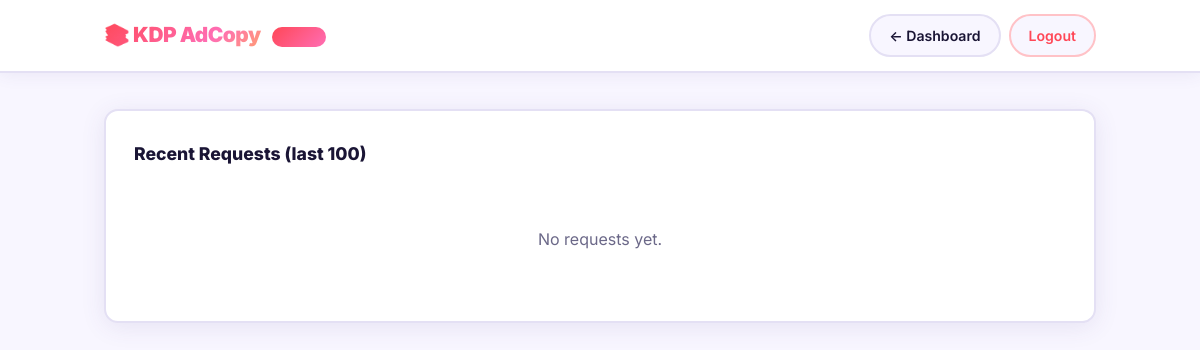
Page /admin/requests (signed in) on the earlier database version.
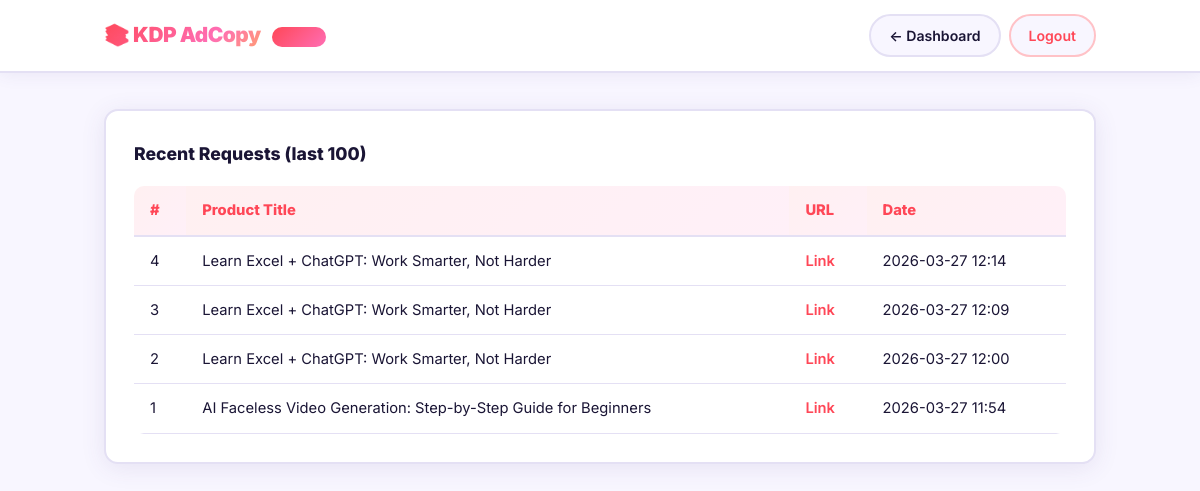
Same page on the later database version.
### models.py (models this page shows)
class Request(db.Model):
    __tablename__ = "requests"
    id = db.Column(db.Integer, primary_key=True)
    url = db.Column(db.String(500))
    result = db.Column(db.Text)
    created_at = db.Column(db.DateTime, default=datetime.utcnow)

### app.py (the view)
@app.route("/admin/requests")
@admin_required
def admin_requests():
    reqs = Request.query.order_by(Request.created_at.desc()).limit(100).all()
    parsed = []
    for r in reqs:
        try:
            result_data = json.loads(r.result)
        except Exception:
            result_data = {}
        parsed.append({
            "id": r.id,
            "url": r.url,
            "created_at": r.created_at.strftime("%Y-%m-%d %H:%M"),
            "title": (result_data.get("product") or {}).get("title", "N/A"),
        })
    return render_template("admin_requests.html", requests=parsed)

### app.py (called while the page is built)
def admin_required(f):
    @wraps(f)
    def decorated(*args, **kwargs):
        if not session.get("admin_logged_in"):
            return redirect(url_for("admin_login"))
        return f(*args, **kwargs)
    return decorated

### templates/admin_requests.html (shortened to what this page needs)
<!DOCTYPE html>
<html lang="en">
<head>
  <link rel="stylesheet" href="/static/styles.css" />
</head>
<body class="admin-body-full">
  <header class="header">
    <div class="header-inner">
      <div class="logo">📚 KDP AdCopy <span class="badge">Admin</span></div>
      <nav>
        <a href="/admin" class="btn-nav">← Dashboard</a>
        <a href="/admin/logout" class="btn-nav btn-danger">Logout</a>
      </nav>
    </div>
  </header>
  <main class="admin-main">
    <div class="card">
      <h2>Recent Requests (last 100)</h2>
      {% if requests %}
      <div class="table-wrapper">
        <table class="req-table">
          <thead>
            <tr>
              <th>#</th>
              <th>Product Title</th>
              <th>URL</th>
              <th>Date</th>
            </tr>
          </thead>
          <tbody>
            {% for r in requests %}
            <tr>
              <td>{{ r.id }}</td>
              <td>{{ r.title }}</td>
              <td>
                {% if r.url and r.url != 'manual' %}
                  <a href="{{ r.url }}" target="_blank" rel="noopener">Link</a>
                {% else %}
                  manual
                {% endif %}
              </td>
              <td>{{ r.created_at }}</td>
            </tr>
            {% endfor %}
          </tbody>
        </table>
      </div>
      {% else %}
        <p class="empty-msg">No requests yet.</p>
      {% endif %}
    </div>
  </main>
</body>
</html>

### static/styles.css (style rules this page uses)
*, *::before, *::after { box-sizing: border-box; margin: 0; padding: 0; }
:root { --red: #ff4757; --red-dk: #d63031; --green: #00c97a; --grn-dk: #00a160; --pink: #ff6eb4; --pnk-dk: #e84393; --yellow: #ffd32a; --ylw-dk: #f0a500; --bg: #f8f6ff; --surface:#ffffff; --text: #1a1535; --muted: #6b6888; --border: #e4e0f4; --radius: 14px; --shadow: 0 4px 24px rgba(80,60,140,.10); --shadow-hover: 0 8px 32px rgba(80,60,140,.18); }
body { font-family: 'Inter', -apple-system, BlinkMacSystemFont, sans-serif; background: var(--bg); color: var(--text); line-height: 1.65; min-height: 100vh; }
.header { background: var(--surface); border-bottom: 2px solid var(--border); position: sticky; top: 0; z-index: 200; box-shadow: 0 2px 16px rgba(80,60,140,.08); }
.header-inner { max-width: 1040px; margin: 0 auto; padding: 14px 24px; display: flex; align-items: center; justify-content: space-between; }
.logo { font-size: 1.3rem; font-weight: 900; background: linear-gradient(135deg, var(--red), var(--pink), var(--yellow)); -webkit-background-clip: text; -webkit-text-fill-color: transparent; background-clip: text; letter-spacing: -.5px; }
nav { display: flex; gap: 8px; }
.btn-nav { padding: 8px 18px; border-radius: 50px; background: var(--bg); color: var(--text); text-decoration: none; font-size: .88rem; font-weight: 600; border: 2px solid var(--border); cursor: pointer; transition: background .2s, border-color .2s, color .2s, transform .15s; }
.btn-danger { color: var(--red); border-color: #ffc2c7; }
.card { background: var(--surface); border-radius: var(--radius); padding: 28px; margin-bottom: 20px; box-shadow: var(--shadow); border: 2px solid var(--border); transition: box-shadow .25s, transform .25s; animation: fadeSlideUp .4s ease both; }
.card h2 { font-size: 1.1rem; font-weight: 800; margin-bottom: 18px; display: flex; align-items: center; gap: 8px; }
.badge { background: linear-gradient(135deg, var(--red), var(--pink)); color: #fff; font-size: .7rem; padding: 3px 10px; border-radius: 50px; font-weight: 800; vertical-align: middle; margin-left: 8px; }
.admin-body-full { background: var(--bg); }
.admin-main { max-width: 1040px; margin: 0 auto; padding: 36px 24px 72px; }
.table-wrapper { overflow-x: auto; border-radius: 10px; }
.req-table { width: 100%; border-collapse: collapse; font-size: .92rem; }
.req-table th { text-align: left; padding: 12px 16px; background: linear-gradient(135deg, #fff0f1, #fff0f8); border-bottom: 2px solid var(--border); color: var(--red); font-weight: 800; white-space: nowrap; }
.req-table td { padding: 12px 16px; border-bottom: 1px solid var(--border); }
.req-table a { color: var(--red); text-decoration: none; font-weight: 600; }

Differences in the rows shown:
added Request: id "4", title "Learn Excel + ChatGPT: Work Smarter, Not Harder", created_at "2026-03-27 12:14"
added Request: id "3", title "Learn Excel + ChatGPT: Work Smarter, Not Harder", created_at "2026-03-27 12:09"
added Request: id "2", title "Learn Excel + ChatGPT: Work Smarter, Not Harder", created_at "2026-03-27 12:00"
added Request: id "1", title "AI Faceless Video Generation: Step-by-Step Guide for Beginners", created_at "2026-03-27 11:54"
Other differences:
text no longer shown: "No requests yet."
text now shown: "# Product Title URL Date"
